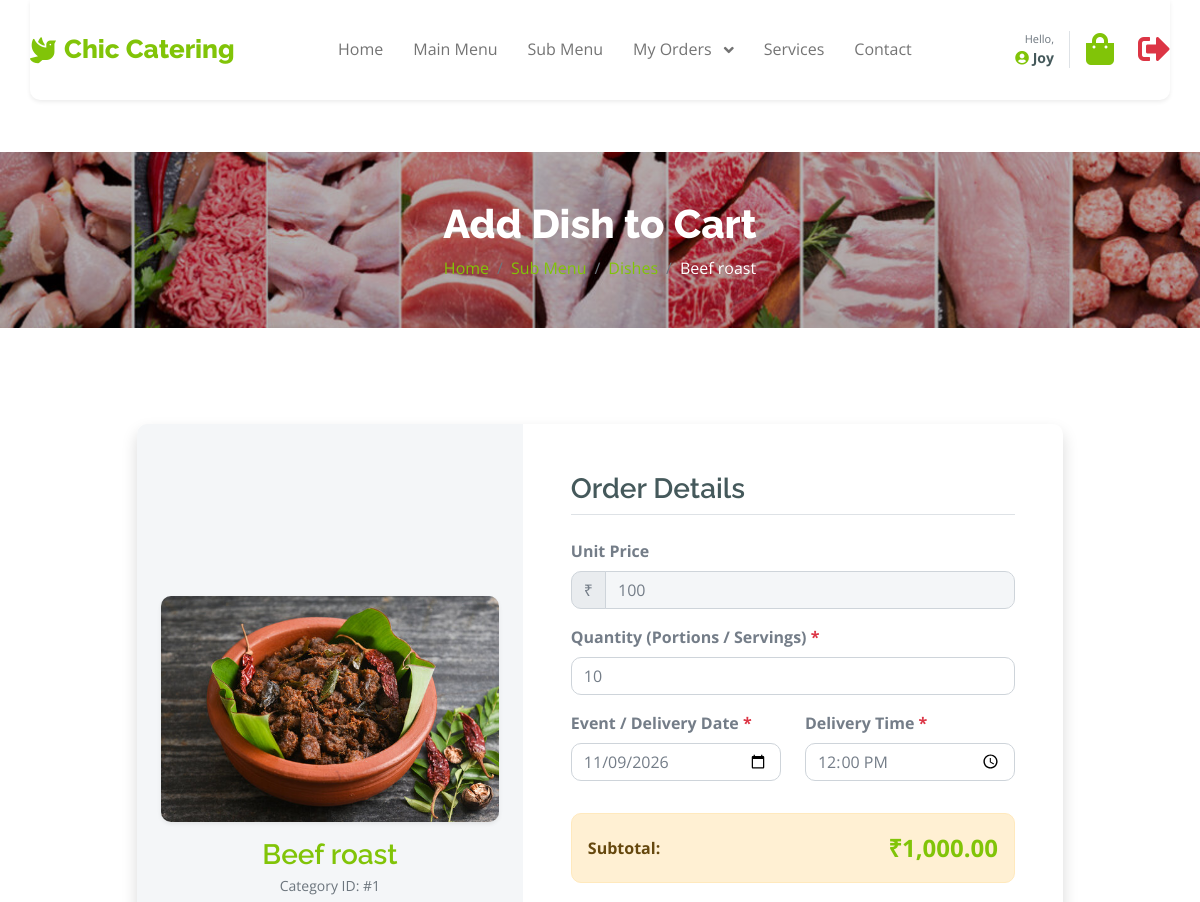
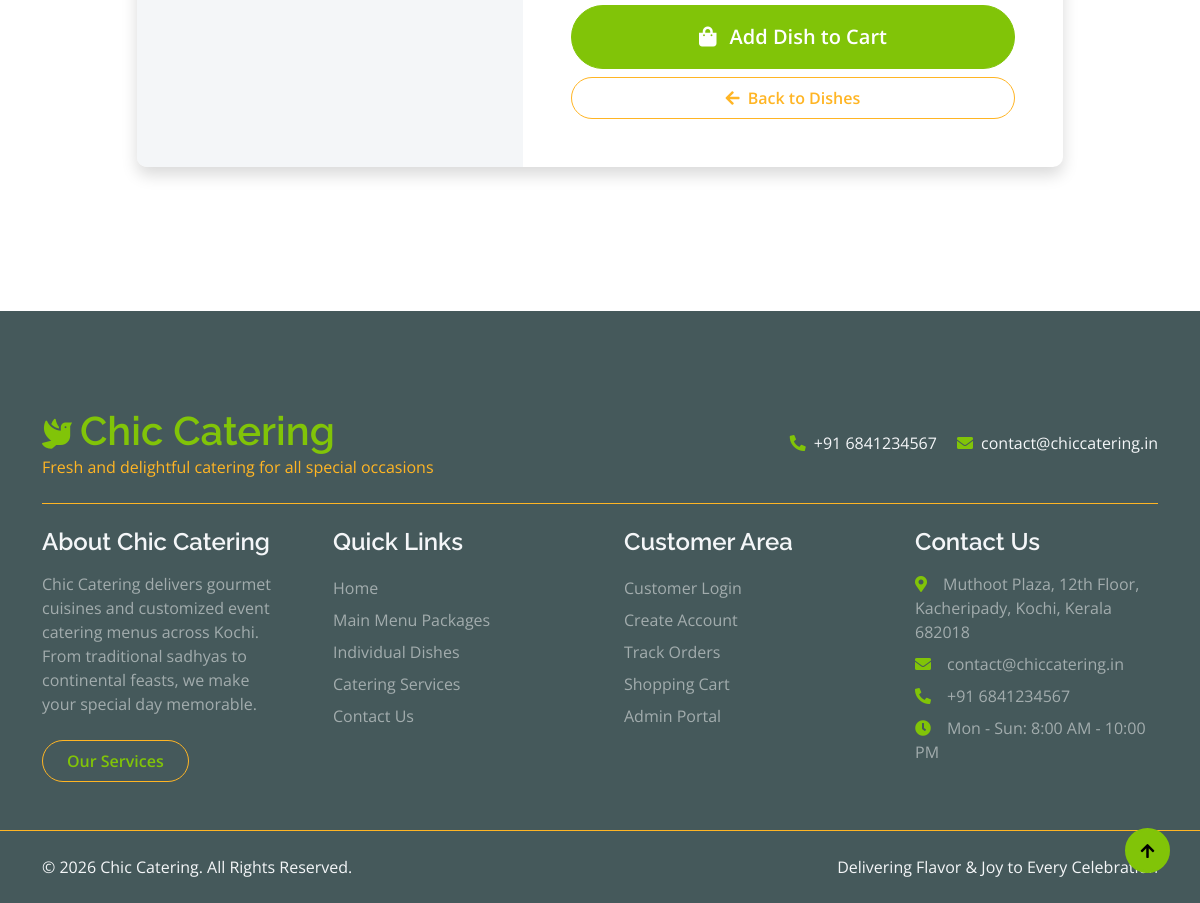
Screenshot of /customer/booking_item.php?id=1 (signed in) with the database file from the repository (2 pictures, top to bottom).
### tables this page shows
CREATE TABLE `item` (
  `item_id` int NOT NULL AUTO_INCREMENT,
  `cid` int NOT NULL,
  `item_name` varchar(30) NOT NULL,
  `item_image` varchar(200) NOT NULL,
  `item_price` int NOT NULL,
  `status` int NOT NULL DEFAULT '1',
  PRIMARY KEY (`item_id`)
);

### classes/DataAccess.class.php (called while the page is built, shortened)
<?php
class DataAccess
{
	private $_con,$_query,$_errors;
	public function __construct()
	{
		if(!$this->_con=mysqli_connect(DB_HOST,DB_USER,DB_PASSWORD,DB_NAME))
		{
			die("connection Error");
		}
	}
	public function query($query)
	{
		if(isset($query))
		{
			$words=explode(' ',$query);
			$this->_query=$query;
			$res=mysqli_query($this->_con,$this->_query);
			if($words[0]=='select' || $words[0]=='Select' || $words[0]=='SELECT')
			{
				if(mysqli_num_rows($res))
				{
					$dataArr=array();
					while($row=mysqli_fetch_assoc($res))
					{
						$dataArr[] = $row;
					}
					return $dataArr;
				}
				else
				{
					return false;
				}
			}
		}
	}
}
?>

### customer/booking_item.php (the view, shortened to what this page needs)
<?php
require('head.php');
$itemId = isset($_GET['id']) ? intval($_GET['id']) : 0;
$itemData = $dao->query("SELECT * FROM item WHERE item_id = " . $itemId);
$dish = $itemData[0];
?>
<div class="container-fluid page-header py-5">
    <h1 class="text-center text-white display-6">Add Dish to Cart</h1>
    <ol class="breadcrumb justify-content-center mb-0">
        <li class="breadcrumb-item"><a href="index.php">Home</a></li>
        <li class="breadcrumb-item"><a href="submenu.php">Sub Menu</a></li>
        <li class="breadcrumb-item"><a href="items.php?id=<?= $dish['cid'] ?>">Dishes</a></li>
        <li class="breadcrumb-item active text-white"><?= htmlspecialchars($dish["item_name"]) ?></li>
    </ol>
</div>
<div class="container-fluid py-5">
    <div class="container py-5">
        <div class="row justify-content-center">
            <div class="col-lg-10">
                <div class="card shadow border-0 rounded overflow-hidden">
                    <div class="row g-0">
                        <div class="col-md-5 bg-light d-flex flex-column align-items-center justify-content-center p-4">
                            <img src="<?= BASE_URL . 'item_images/' . htmlspecialchars($dish['item_image']); ?>" class="img-fluid rounded shadow-sm mb-3" style="max-height: 280px; width: 100%; object-fit: cover;" alt="<?= htmlspecialchars($dish['item_name']) ?>" />
                            <div class="text-center">
                                <h3 class="text-primary mb-1"><?= htmlspecialchars($dish["item_name"]) ?></h3>
                                <p class="text-muted small mb-0">Category ID: #<?= htmlspecialchars($dish["cid"]) ?></p>
                            </div>
                        </div>
                        <div class="col-md-7 p-4 p-lg-5">
                            <h3 class="mb-4 pb-2 border-bottom">Order Details</h3>
                            <form action="" method="POST">
                                <div class="mb-3">
                                    <label for="dish_price" class="form-label fw-bold">Unit Price</label>
                                    <div class="input-group">
                                        <span class="input-group-text">₹</span>
                                        <input type="text" id="dish_price" class="form-control bg-light" value="<?= htmlspecialchars($dish["item_price"]) ?>" readonly>
                                    </div>
                                </div>
                                <div class="mb-3">
                                    <label for="dish_qty" class="form-label fw-bold">Quantity (Portions / Servings) <span class="text-danger">*</span></label>
                                    <input type="number" id="dish_qty" name="qty" class="form-control" min="1" value="10" required oninput="calcItemTotal()">
                                </div>
                                <div class="row">
                                    <div class="col-md-6 mb-3">
                                        <label for="pdate" class="form-label fw-bold">Event / Delivery Date <span class="text-danger">*</span></label>
                                        <input type="date" id="pdate" name="pdate" class="form-control" required min="<?= date('Y-m-d'); ?>" value="<?= date('Y-m-d', strtotime('+1 day')); ?>">
                                    </div>
                                    <div class="col-md-6 mb-3">
                                        <label for="tme" class="form-label fw-bold">Delivery Time <span class="text-danger">*</span></label>
                                        <input type="time" id="tme" name="tme" class="form-control" required value="12:00">
                                    </div>
                                </div>
                                <div class="alert alert-secondary d-flex justify-content-between align-items-center mt-3">
                                    <span class="fw-bold">Subtotal:</span>
                                    <span class="fs-4 text-primary fw-bold" id="item_est_total">₹<?= number_format(floatval($dish["item_price"]) * 10, 2) ?></span>
                                </div>
                                <div class="d-grid gap-2 mt-4">
                                    <button type="submit" name="btn_insert" class="btn btn-primary btn-lg rounded-pill text-white py-3">
                                        <i class="fa fa-shopping-bag me-2"></i> Add Dish to Cart
                                    </button>
                                    <a href="items.php?id=<?= $dish['cid'] ?>" class="btn btn-outline-secondary rounded-pill py-2">
                                        <i class="fa fa-arrow-left me-1"></i> Back to Dishes
                                    </a>
                                </div>
                            </form>
                        </div>
                    </div>
                </div>
            </div>
        </div>
    </div>
</div>
<?php require('footer.php'); ?>

### customer/head.php (shortened to what this page needs)
<!DOCTYPE html>
<html lang="en">
<?php
$dao = new DataAccess();
$currentPage = basename($_SERVER['PHP_SELF']);
$isLoggedIn = isset($_SESSION['email']);
$userName = "";
if ($isLoggedIn) {
    $userEmail = $_SESSION['email'];
    $uQuery = "SELECT * FROM login WHERE lemail='" . addslashes($userEmail) . "'";
    $uResult = $dao->query($uQuery);
    if (!empty($uResult)) {
        $userName = $uResult[0]['fname'] ?? '';
    }
}
?>
<head>
    <link rel="stylesheet" href="https://use.fontawesome.com/releases/v5.15.4/css/all.css"/>
    <link href="https://cdn.jsdelivr.net/npm/bootstrap-icons@1.4.1/font/bootstrap-icons.css" rel="stylesheet">
    <link href="lib/lightbox/css/lightbox.min.css" rel="stylesheet">
    <link href="lib/owlcarousel/assets/owl.carousel.min.css" rel="stylesheet">
    <link href="css/bootstrap.min.css" rel="stylesheet">
    <link href="css/style.css" rel="stylesheet">
    <link href="css/app-responsive.css" rel="stylesheet">
</head>
<body>
    <div class="container-fluid fixed-top">
        <div class="container px-0">
            <nav class="navbar navbar-light bg-white navbar-expand-lg shadow-sm rounded-bottom py-2 py-lg-3">
                <div class="d-flex align-items-center justify-content-between w-100 px-3 px-lg-0">
                    <a href="index.php" class="navbar-brand py-0 my-0">
                        <h1 class="text-primary display-6 mb-0" style="font-size: clamp(20px, 4vw, 26px);">
                            <i class="fa fa-dove text-primary me-2"></i>Chic Catering
                        </h1>
                    </a>
                    <div class="collapse navbar-collapse bg-white" id="navbarCollapse">
                        <div class="navbar-nav mx-auto">
                            <a href="index.php" class="nav-item nav-link <?= ($currentPage === 'index.php') ? 'active' : '' ?>">
                                <i class="fa fa-home d-lg-none me-2 text-primary"></i>Home
                            </a>
                            <a href="menu.php" class="nav-item nav-link <?= ($currentPage === 'menu.php') ? 'active' : '' ?>">
                                <i class="fa fa-utensils d-lg-none me-2 text-primary"></i>Main Menu
                            </a>
                            <a href="submenu.php" class="nav-item nav-link <?= (in_array($currentPage, ['submenu.php', 'items.php'])) ? 'active' : '' ?>">
                                <i class="fa fa-th-large d-lg-none me-2 text-primary"></i>Sub Menu
                            </a>
                            <?php if ($isLoggedIn): ?>
                                <div class="nav-item dropdown">
                                    <a href="#" class="nav-link dropdown-toggle <?= (in_array($currentPage, ['order.php', 'orders.php', 'delivered.php', 'cancelled.php'])) ? 'active' : '' ?>" data-bs-toggle="dropdown">
                                        <i class="fa fa-clipboard-list d-lg-none me-2 text-primary"></i>My Orders
                                    </a>
                                </div>
                            <?php endif; ?>
                            <a href="service.php" class="nav-item nav-link <?= ($currentPage === 'service.php') ? 'active' : '' ?>">
                                <i class="fa fa-concierge-bell d-lg-none me-2 text-primary"></i>Services
                            </a>
                            <a href="contact.php" class="nav-item nav-link <?= ($currentPage === 'contact.php') ? 'active' : '' ?>">
                                <i class="fa fa-envelope d-lg-none me-2 text-primary"></i>Contact
                            </a>
                        </div>
                        <div class="d-none d-lg-flex align-items-center m-3 me-0">
                            <?php if ($isLoggedIn): ?>
                                <div class="user-greeting me-3 text-end">
                                    <small class="text-muted d-block" style="font-size: 11px;">Hello,</small>
                                    <span class="fw-bold text-dark"><i class="fa fa-user-circle text-primary me-1"></i><?= htmlspecialchars($userName) ?></span>
                                </div>
                                <a href="cart.php" class="position-relative me-4 my-auto text-primary" title="Shopping Cart">
                                    <i class="fa fa-shopping-bag fa-2x"></i>
                                </a>
                                <a href="index.php?logout=true" class="my-auto text-danger" title="Logout">
                                    <i class="fas fa-sign-out-alt fa-2x"></i>
                                </a>
                            <?php endif; ?>
                        </div>
                    </div>
                </div>
            </nav>
        </div>
    </div>

### customer/css/style.css (style rules this page uses)
.btn { font-weight: 600; transition: .5s; }
.fixed-top { transition: 0.5s; background: var(--bs-white); border: 0; }
.navbar .navbar-nav .nav-link { padding: 10px 15px; font-size: 16px; transition: .5s; }
.navbar { height: 100px; border-bottom: 1px solid rgba(255, 255, 255, .1); }
.navbar .dropdown-toggle::after { border: none; content: "\f107"; font-family: "Font Awesome 5 Free"; font-weight: 700; vertical-align: middle; margin-left: 8px; }
.page-header { position: relative; background: linear-gradient(rgba(0, 0, 0, 0.3), rgba(0, 0, 0, 0.3)), url('../img/banner-meat.jpg'); background-position: center center; background-repeat: no-repeat; background-size: cover; }
@media (min-width: 992px) { .hero-header, .page-header { margin-top: 152px !important; } }

### customer/css/app-responsive.css (style rules this page uses)
:root { --app-primary: #81C408; --app-primary-dark: #6ea106; --app-dark: #202020; --app-bg: #f8f9fa; --app-tab-height: 64px; }
html { -webkit-text-size-adjust: 100%; scroll-behavior: smooth; }

### customer/head.php (style rules this page uses)
.navbar-brand h1 { font-size: 26px; margin: 0; display: flex; align-items: center; }
.user-greeting { font-size: 14px; color: #495057; padding-right: 15px; border-right: 1px solid #dee2e6; }

### rows the page displays
item: item_name "Beef roast", item_image (picture), cid "1", item_price "100", floatval($dish['item_price'])*10 "1,000.00"

### other values shown
$userName "Joy"
